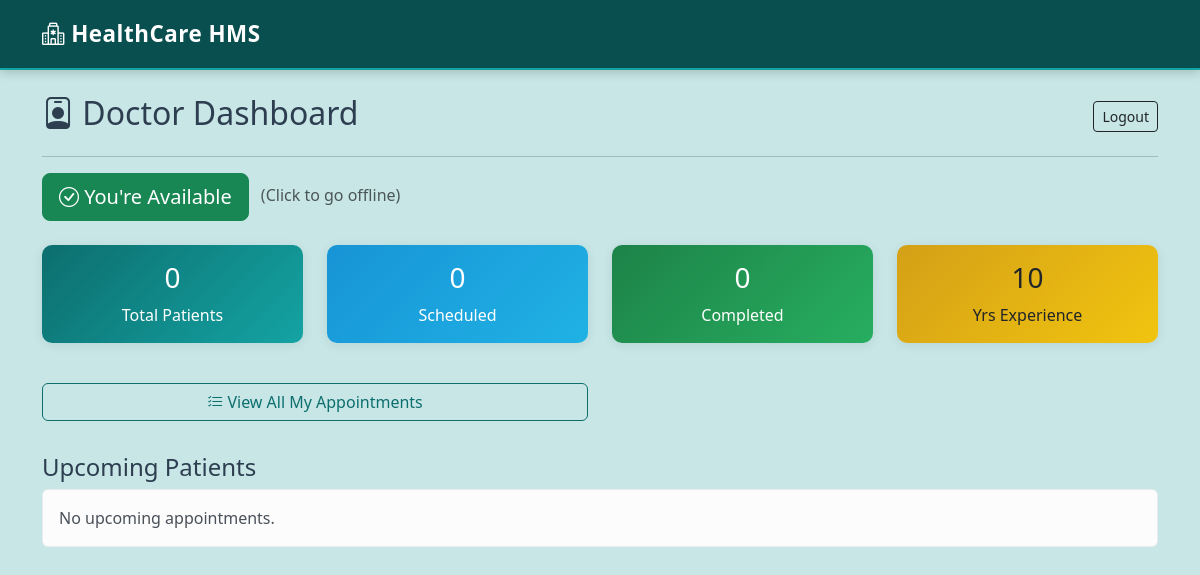
Before: /doctor/dashboard (signed in) with the older database file.
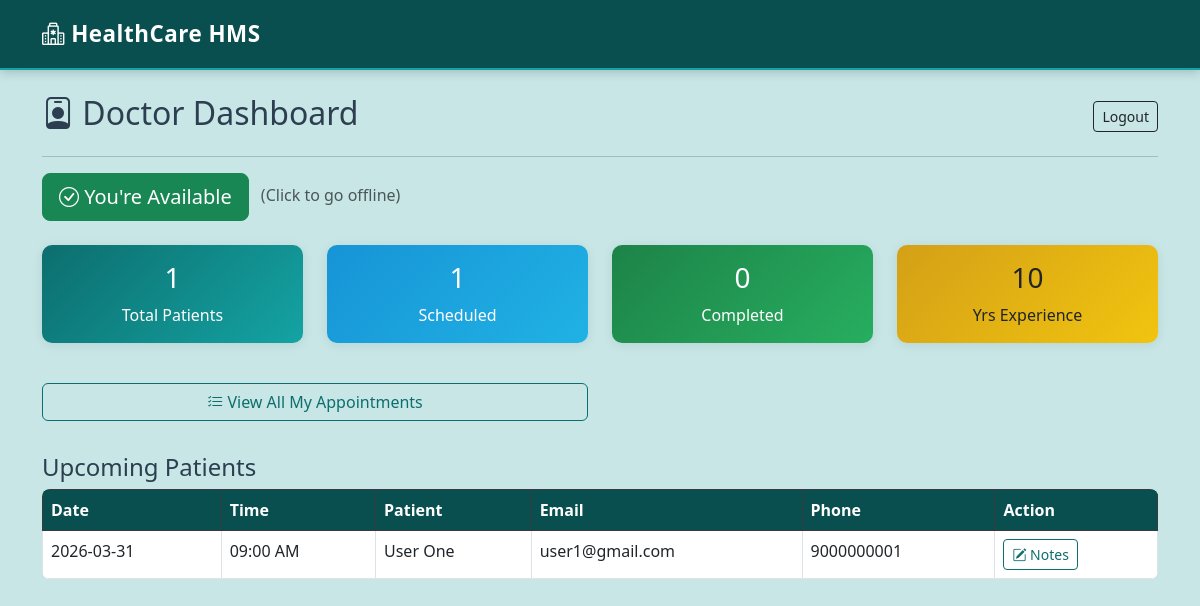
After: the same page with the newer database file.
### tables this page shows
CREATE TABLE appointments (
            id INTEGER PRIMARY KEY AUTOINCREMENT,
            receipt_no TEXT UNIQUE NOT NULL,
            user_id INTEGER NOT NULL,
            doctor_id INTEGER NOT NULL,
            appointment_date TEXT NOT NULL,
            time_slot TEXT NOT NULL,
            booking_type TEXT DEFAULT 'doctor',
            disease TEXT,
            symptoms TEXT,
            prescription TEXT,
            status TEXT DEFAULT 'Scheduled',
            created_at TEXT DEFAULT CURRENT_TIMESTAMP,
            FOREIGN KEY (user_id) REFERENCES users(id),
            FOREIGN KEY (doctor_id) REFERENCES doctors(id)
        );

CREATE TABLE users (
            id INTEGER PRIMARY KEY AUTOINCREMENT,
            full_name TEXT NOT NULL,
            email TEXT UNIQUE NOT NULL,
            phone TEXT,
            gender TEXT,
            blood_group TEXT,
            dob TEXT,
            password_hash TEXT NOT NULL,
            created_at TEXT DEFAULT CURRENT_TIMESTAMP
        );

### app.py (the view)
@app.route('/doctor/dashboard')
@doctor_required
def doctor_dashboard():
    db = get_db()
    did = session['doctor_id']
    doctor = db.execute("SELECT * FROM doctors WHERE id=?", (did,)).fetchone()
    total = db.execute("SELECT COUNT(*) FROM appointments WHERE doctor_id=?", (did,)).fetchone()[0]
    scheduled = db.execute("SELECT COUNT(*) FROM appointments WHERE doctor_id=? AND status='Scheduled'", (did,)).fetchone()[0]
    completed = db.execute("SELECT COUNT(*) FROM appointments WHERE doctor_id=? AND status='Completed'", (did,)).fetchone()[0]
    upcoming = db.execute("""
        SELECT a.*, u.full_name as patient_name, u.email as patient_email,
               u.phone as patient_phone
        FROM appointments a JOIN users u ON a.user_id = u.id
        WHERE a.doctor_id=? AND a.status='Scheduled'
        ORDER BY a.appointment_date, a.time_slot
    """, (did,)).fetchall()
    return render_template('doctor_dashboard.html', doctor=doctor, total=total,
                           scheduled=scheduled, completed=completed, upcoming=upcoming)

### app.py (called while the page is built)
def get_db():
    if 'db' not in g:
        g.db = sqlite3.connect(DATABASE)
        g.db.row_factory = sqlite3.Row
        g.db.execute("PRAGMA foreign_keys = ON")
    return g.db

def doctor_required(f):
    @wraps(f)
    def decorated(*args, **kwargs):
        if 'doctor_id' not in session:
            flash('Doctor login required.', 'warning')
            return redirect(url_for('admin_login'))
        return f(*args, **kwargs)
    return decorated

@app.context_processor
def inject_now():
    return {'now': datetime.now()}

### templates/doctor_dashboard.html (shortened to what this page needs)
{% extends 'base.html' %}
{% block content %}
<div class="container py-4">
    <div class="d-flex justify-content-between align-items-center mb-3">
        <h2><i class="bi bi-person-badge"></i> Doctor Dashboard</h2>
        <a href="{{ url_for('admin_logout') }}" class="btn btn-outline-dark btn-sm">Logout</a>
    </div>
    <hr>
    <div class="mb-4">
        <form method="POST" action="{{ url_for('toggle_own_availability') }}" class="d-inline">
            {% if doctor.is_available %}
                <button type="submit" class="btn btn-success btn-lg">
                    <i class="bi bi-check-circle"></i> You're Available
                </button>
                <span class="text-muted ms-2">(Click to go offline)</span>
            {% else %}
                <button type="submit" class="btn btn-secondary btn-lg">
                    <i class="bi bi-x-circle"></i> You're Offline
                </button>
                <span class="text-muted ms-2">(Click to go available)</span>
            {% endif %}
        </form>
    </div>
    <div class="row mb-4">
        <div class="col-md-3 col-sm-6 mb-3">
            <div class="card text-center bg-primary text-white">
                <div class="card-body">
                    <h3>{{ total }}</h3>
                    <p class="mb-0">Total Patients</p>
                </div>
            </div>
        </div>
        <div class="col-md-3 col-sm-6 mb-3">
            <div class="card text-center bg-info text-white">
                <div class="card-body">
                    <h3>{{ scheduled }}</h3>
                    <p class="mb-0">Scheduled</p>
                </div>
            </div>
        </div>
        <div class="col-md-3 col-sm-6 mb-3">
            <div class="card text-center bg-success text-white">
                <div class="card-body">
                    <h3>{{ completed }}</h3>
                    <p class="mb-0">Completed</p>
                </div>
            </div>
        </div>
        <div class="col-md-3 col-sm-6 mb-3">
            <div class="card text-center bg-warning text-dark">
                <div class="card-body">
                    <h3>{{ doctor.experience }}</h3>
                    <p class="mb-0">Yrs Experience</p>
                </div>
            </div>
        </div>
    </div>
    <div class="row mb-4">
        <div class="col-md-6 mb-2">
            <a href="{{ url_for('doctor_appointments') }}" class="btn btn-outline-primary w-100">
                <i class="bi bi-list-check"></i> View All My Appointments
            </a>
        </div>
    </div>
    <h4>Upcoming Patients</h4>
    {% if upcoming %}
    <div class="table-responsive">
        <table class="table table-bordered table-hover">
            <thead class="table-dark">
                <tr>
                    <th>Date</th>
                    <th>Time</th>
                    <th>Patient</th>
                    <th>Email</th>
                    <th>Phone</th>
                    <th>Action</th>
                </tr>
            </thead>
            <tbody>
                {% for apt in upcoming %}
                <tr>
                    <td>{{ apt.appointment_date }}</td>
                    <td>{{ apt.time_slot }}</td>
                    <td>{{ apt.patient_name }}</td>
                    <td>{{ apt.patient_email }}</td>
                    <td>{{ apt.patient_phone }}</td>
                    <td>
                        <button class="btn btn-sm btn-outline-primary" data-bs-toggle="modal" data-bs-target="#prescribeModal{{ apt.id }}">
                            <i class="bi bi-pencil-square"></i> Notes
                        </button>
                    </td>
                </tr>
                {% endfor %}
            </tbody>
        </table>
    </div>
    {% else %}
        <div class="alert alert-light">No upcoming appointments.</div>
    {% endif %}
</div>
{% endblock %}

Changed rows visible on the page:
added appointments: appointment_date "2026-03-31", time_slot "09:00 AM", patient_name "User One", patient_email "user1@gmail.com", patient_phone "9000000001"
Other visible differences:
{{ total }}: "0" → "1"
{{ scheduled }}: "0" → "1"
text no longer shown: "No upcoming appointments."
text now shown: "Date Time Patient Email Phone Action"
